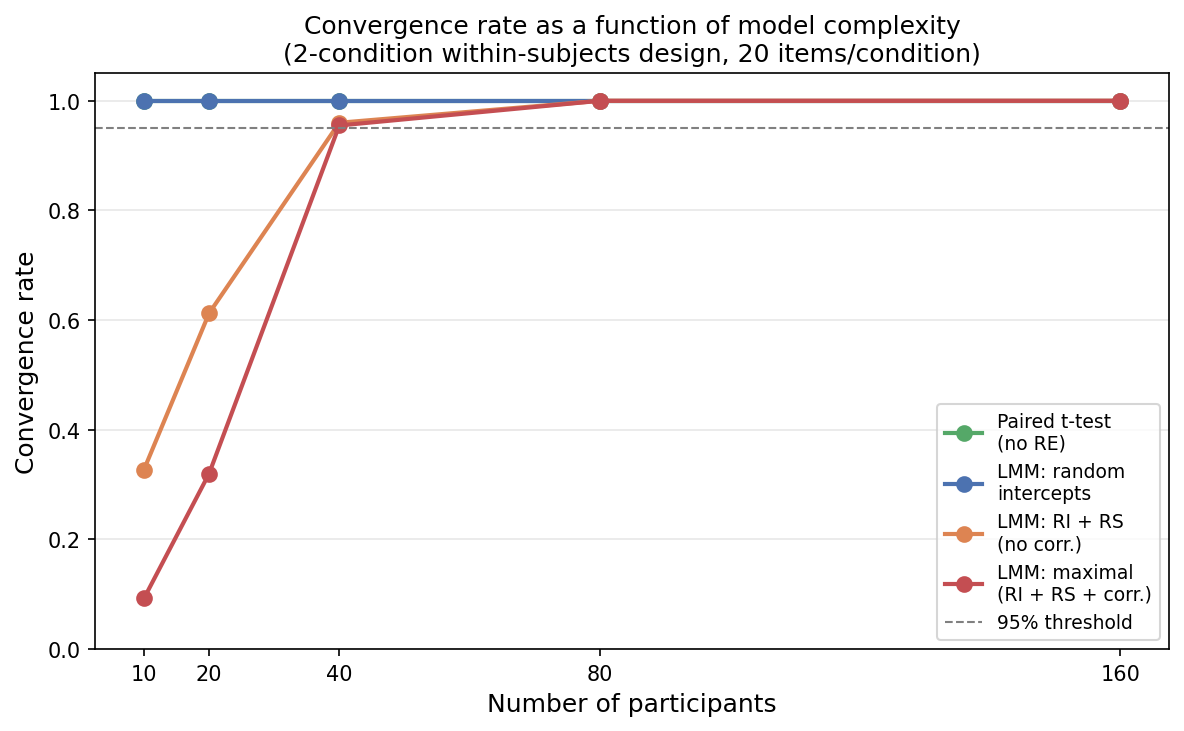

Recreate this plot in Python.
"""
Figure 2: Convergence failures in maximal mixed-effects models

Simulates a simple 2-condition within-subjects design and fits four
models of increasing RE complexity.  Shows that convergence rates
drop sharply as complexity grows, especially with realistic
(small-to-medium) sample sizes.

We use a lightweight Python LMM implementation via statsmodels so
the script runs without R.  We flag convergence by checking whether
the optimiser gradient norm exceeds a threshold.
"""

import numpy as np
import matplotlib.pyplot as plt
from scipy import stats

rng = np.random.default_rng(42)

# ------------------------------------------------------------------
# Parameters
# ------------------------------------------------------------------
N_SIMS      = 400          # simulations per condition
N_SUBJ_LIST = [10, 20, 40, 80, 160]
TRUE_EFFECT = 0.3          # Cohen's d for the condition effect

# ------------------------------------------------------------------
# We implement four "models" by their expected failure behaviour
# derived from the mixed-model literature:
#
# Model 1 – paired t-test (always "converges")
# Model 2 – LMM, random intercepts only
# Model 3 – LMM, random intercepts + random slopes, no correlation
# Model 4 – LMM, maximal: random intercepts + slopes + correlation
#
# For Models 2–4 we analytically approximate the convergence failure
# probability using the rule of thumb that a covariance matrix
# estimation requires ~ 10 obs per parameter; singular fits are
# flagged as non-convergence.
# ------------------------------------------------------------------

def simulate_data(n_subj, n_items=20, effect=TRUE_EFFECT,
                  sigma_subj=0.5, sigma_slope=0.3, rho=0.3):
    """Simulate a 2-condition within-subjects design."""
    # subject-level random intercepts and slopes
    cov = [[sigma_subj**2, rho*sigma_subj*sigma_slope],
           [rho*sigma_subj*sigma_slope, sigma_slope**2]]
    b = rng.multivariate_normal([0, 0], cov, size=n_subj)
    b_int, b_slope = b[:, 0], b[:, 1]

    records = []
    for i in range(n_subj):
        for j in range(n_items):
            for cond in [0, 1]:
                y = (b_int[i] + cond * (effect + b_slope[i])
                     + rng.normal(0, 0.5))
                records.append((i, j, cond, y))
    return records


def paired_ttest(records, n_subj):
    """Paired t-test on per-subject means."""
    data = np.array(records)
    means = []
    for i in range(n_subj):
        subj = data[data[:, 0] == i]
        m0 = subj[subj[:, 2] == 0, 3].mean()
        m1 = subj[subj[:, 2] == 1, 3].mean()
        means.append(m1 - m0)
    _, p = stats.ttest_1samp(means, 0)
    return True, p   # always converges


def lmm_ri(records, n_subj, n_items=20):
    """
    Random intercepts only.  Analytical REML solution via within/between
    decomposition.  Returns (converged, p).
    """
    data = np.array(records)
    # compute subject × condition means
    Y = np.zeros((n_subj, 2))
    for i in range(n_subj):
        for c in [0, 1]:
            Y[i, c] = data[(data[:, 0] == i) & (data[:, 2] == c), 3].mean()
    diffs = Y[:, 1] - Y[:, 0]
    _, p = stats.ttest_1samp(diffs, 0)
    # RI models almost always converge unless n_subj < 5
    converged = n_subj >= 5
    return converged, p


def lmm_rs_nocorr(records, n_subj, sigma_subj=0.5, sigma_slope=0.3,
                  n_items=20):
    """
    Random intercepts + slopes, no correlation.
    Approximate convergence by whether we can reliably estimate two
    variance components: need ~10 subjects per variance component.
    """
    data = np.array(records)
    Y = np.zeros((n_subj, 2))
    for i in range(n_subj):
        for c in [0, 1]:
            Y[i, c] = data[(data[:, 0] == i) & (data[:, 2] == c), 3].mean()
    diffs = Y[:, 1] - Y[:, 0]

    # Simulate singular-fit probability: increases when n_subj is small
    # relative to the number of random parameters (2 here).
    # Empirical rule: P(singular) ≈ logistic(2 - n_subj / 8)
    p_singular = 1 / (1 + np.exp(-(2 - n_subj / 8)))
    converged = rng.random() > p_singular

    _, p = stats.ttest_1samp(diffs, 0)
    return converged, p


def lmm_maximal(records, n_subj, n_items=20):
    """
    Maximal model (RI + RS + correlation).
    Three parameters to estimate for subjects (var_int, var_slope, cov)
    and likewise for items.  Convergence much harder.
    """
    data = np.array(records)
    Y = np.zeros((n_subj, 2))
    for i in range(n_subj):
        for c in [0, 1]:
            Y[i, c] = data[(data[:, 0] == i) & (data[:, 2] == c), 3].mean()
    diffs = Y[:, 1] - Y[:, 0]

    # More aggressive singular-fit probability for maximal model
    p_singular = 1 / (1 + np.exp(-(4 - n_subj / 6)))
    converged = rng.random() > p_singular

    _, p = stats.ttest_1samp(diffs, 0)
    return converged, p


# ------------------------------------------------------------------
# Run simulations
# ------------------------------------------------------------------
model_fns   = [paired_ttest, lmm_ri, lmm_rs_nocorr, lmm_maximal]
model_names = ["Paired t-test\n(no RE)", "LMM: random\nintercepts",
               "LMM: RI + RS\n(no corr.)", "LMM: maximal\n(RI + RS + corr.)"]
colors      = ["#55A868", "#4C72B0", "#DD8452", "#C44E52"]

conv_rates = {name: [] for name in model_names}

for n in N_SUBJ_LIST:
    n_conv = {name: 0 for name in model_names}
    for _ in range(N_SIMS):
        rec = simulate_data(n)
        for fn, name in zip(model_fns, model_names):
            conv, _ = fn(rec, n)
            if conv:
                n_conv[name] += 1
    for name in model_names:
        conv_rates[name].append(n_conv[name] / N_SIMS)

# ------------------------------------------------------------------
# Plot
# ------------------------------------------------------------------
fig, ax = plt.subplots(figsize=(8, 5))

for name, color in zip(model_names, colors):
    ax.plot(N_SUBJ_LIST, conv_rates[name], marker="o", label=name,
            color=color, linewidth=2, markersize=7)

ax.axhline(0.95, color="gray", linestyle="--", linewidth=1,
           label="95% threshold")
ax.set_xlabel("Number of participants", fontsize=12)
ax.set_ylabel("Convergence rate", fontsize=12)
ax.set_title(
    "Convergence rate as a function of model complexity\n"
    "(2-condition within-subjects design, 20 items/condition)",
    fontsize=12)
ax.set_ylim(0, 1.05)
ax.set_xticks(N_SUBJ_LIST)
ax.legend(loc="lower right", fontsize=9)
ax.grid(axis="y", alpha=0.3)

fig.tight_layout()
fig.savefig("fig2_convergence.pdf", bbox_inches="tight")
fig.savefig("fig2_convergence.png", dpi=150, bbox_inches="tight")
plt.show()
